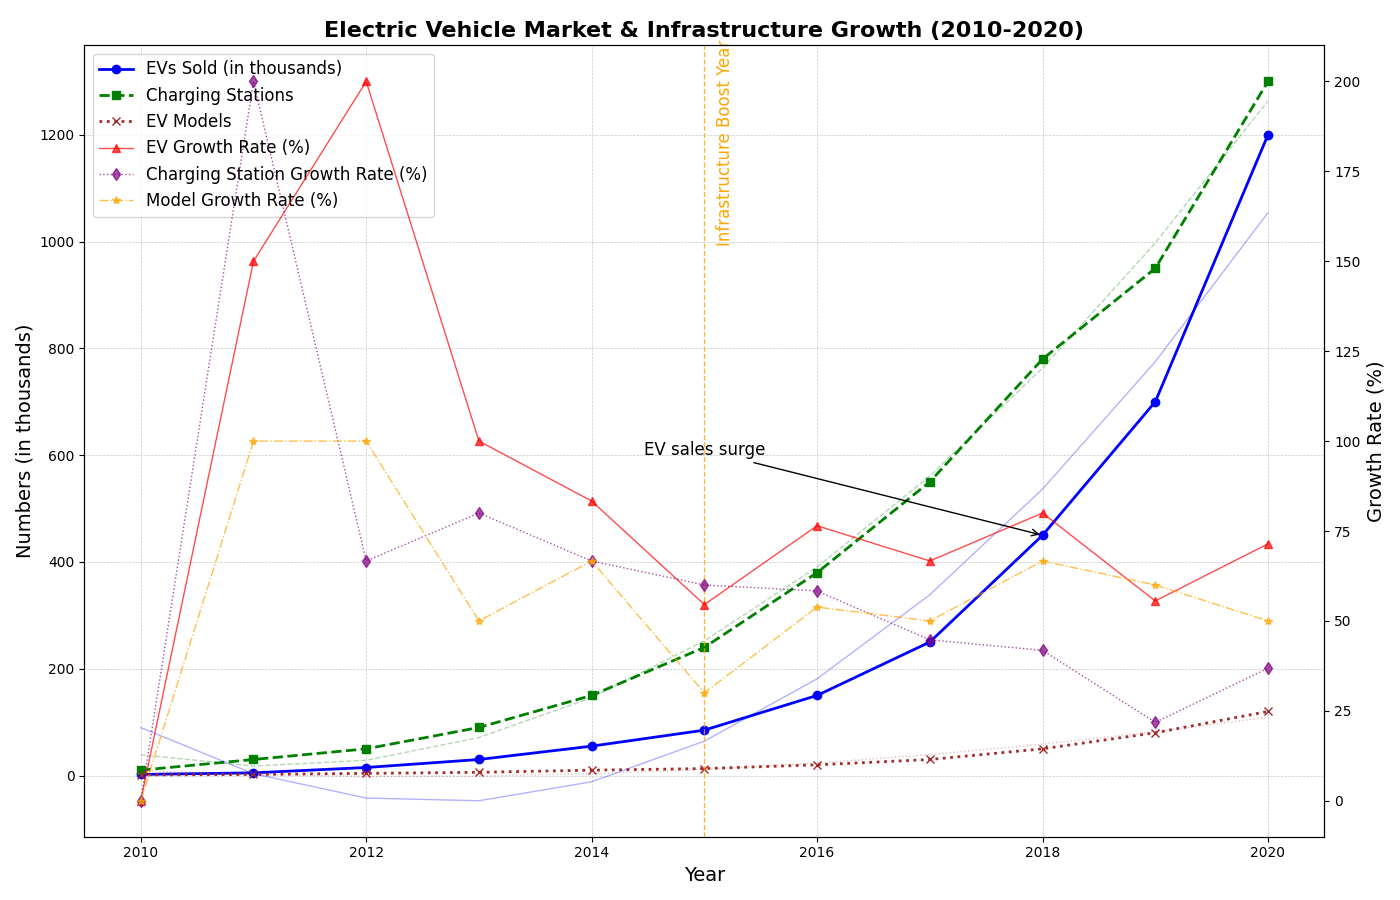

Python code for this plot:
import matplotlib.pyplot as plt
import numpy as np

# Data
years = np.arange(2010, 2021)
num_evs_sold = [2, 5, 15, 30, 55, 85, 150, 250, 450, 700, 1200]
charging_stations = [10, 30, 50, 90, 150, 240, 380, 550, 780, 950, 1300]
ev_models = [1, 2, 4, 6, 10, 13, 20, 30, 50, 80, 120]

def growth_rate(data):
    rates = [0]
    for i in range(1, len(data)):
        rates.append((data[i] - data[i-1]) / data[i-1] * 100)
    return rates

# Growth rates
ev_growth_rate = growth_rate(num_evs_sold)
charging_station_rate = growth_rate(charging_stations)
model_growth_rate = growth_rate(ev_models)

# Initialize the plot
fig, ax1 = plt.subplots(figsize=(14, 9))

# Plot on primary y-axis
ax1.plot(years, num_evs_sold, color='blue', linestyle='-', linewidth=2, marker='o', label='EVs Sold (in thousands)')
ax1.plot(years, charging_stations, color='green', linestyle='--', linewidth=2, marker='s', label='Charging Stations')
ax1.plot(years, ev_models, color='brown', linestyle=':', linewidth=2, marker='x', label='EV Models')

# Customize grid and layout
ax1.grid(True, linestyle='--', linewidth=0.5, alpha=0.7)

# Add secondary y-axis for growth rates
ax2 = ax1.twinx()
ax2.plot(years, ev_growth_rate, color='red', linestyle='-', linewidth=1, marker='^', alpha=0.7, label='EV Growth Rate (%)')
ax2.plot(years, charging_station_rate, color='purple', linestyle=':', linewidth=1, marker='d', alpha=0.7, label='Charging Station Growth Rate (%)')
ax2.plot(years, model_growth_rate, color='orange', linestyle='-.', linewidth=1, marker='*', alpha=0.7, label='Model Growth Rate (%)')

# Titles and labels
ax1.set_title('Electric Vehicle Market & Infrastructure Growth (2010-2020)', fontsize=16, weight='bold')
ax1.set_xlabel("Year", fontsize=14)
ax1.set_ylabel("Numbers (in thousands)", fontsize=14)
ax2.set_ylabel("Growth Rate (%)", fontsize=14)

# Trend lines
z_evs = np.polyfit(years, num_evs_sold, 2)
p_evs = np.poly1d(z_evs)
ax1.plot(years, p_evs(years), color='blue', linestyle='-', alpha=0.3, linewidth=1)

z_stations = np.polyfit(years, charging_stations, 2)
p_stations = np.poly1d(z_stations)
ax1.plot(years, p_stations(years), color='green', linestyle='--', alpha=0.3, linewidth=1)

z_models = np.polyfit(years, ev_models, 2)
p_models = np.poly1d(z_models)
ax1.plot(years, p_models(years), color='brown', linestyle=':', alpha=0.3, linewidth=1)

# Annotations and highlights
ax1.annotate('EV sales surge', xy=(2018, 450), xytext=(2015, 600),
             arrowprops=dict(facecolor='black', arrowstyle='->'),
             fontsize=12, ha='center')

highlight_year = 2015
ax1.axvline(x=highlight_year, color='orange', linestyle='--', linewidth=1, alpha=0.8)
ax1.text(highlight_year + 0.1, 1000, 'Infrastructure Boost Year', color='orange', fontsize=12, rotation=90)

# Legends
lines, labels = ax1.get_legend_handles_labels()
lines2, labels2 = ax2.get_legend_handles_labels()
ax1.legend(lines + lines2, labels + labels2, loc='upper left', fontsize=12)

# Adjust layout for clarity
plt.tight_layout()

# Display the plot
plt.show()
